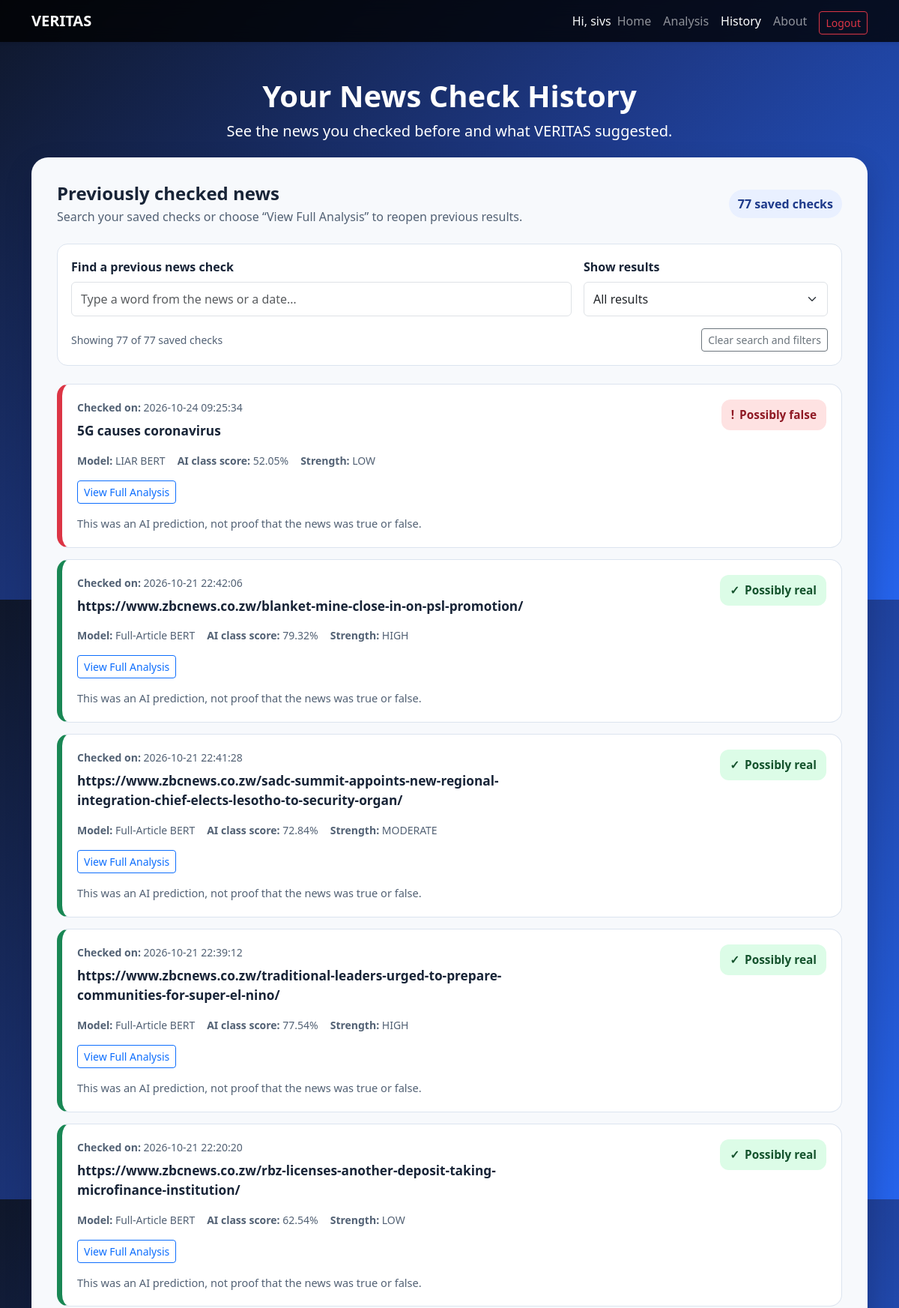
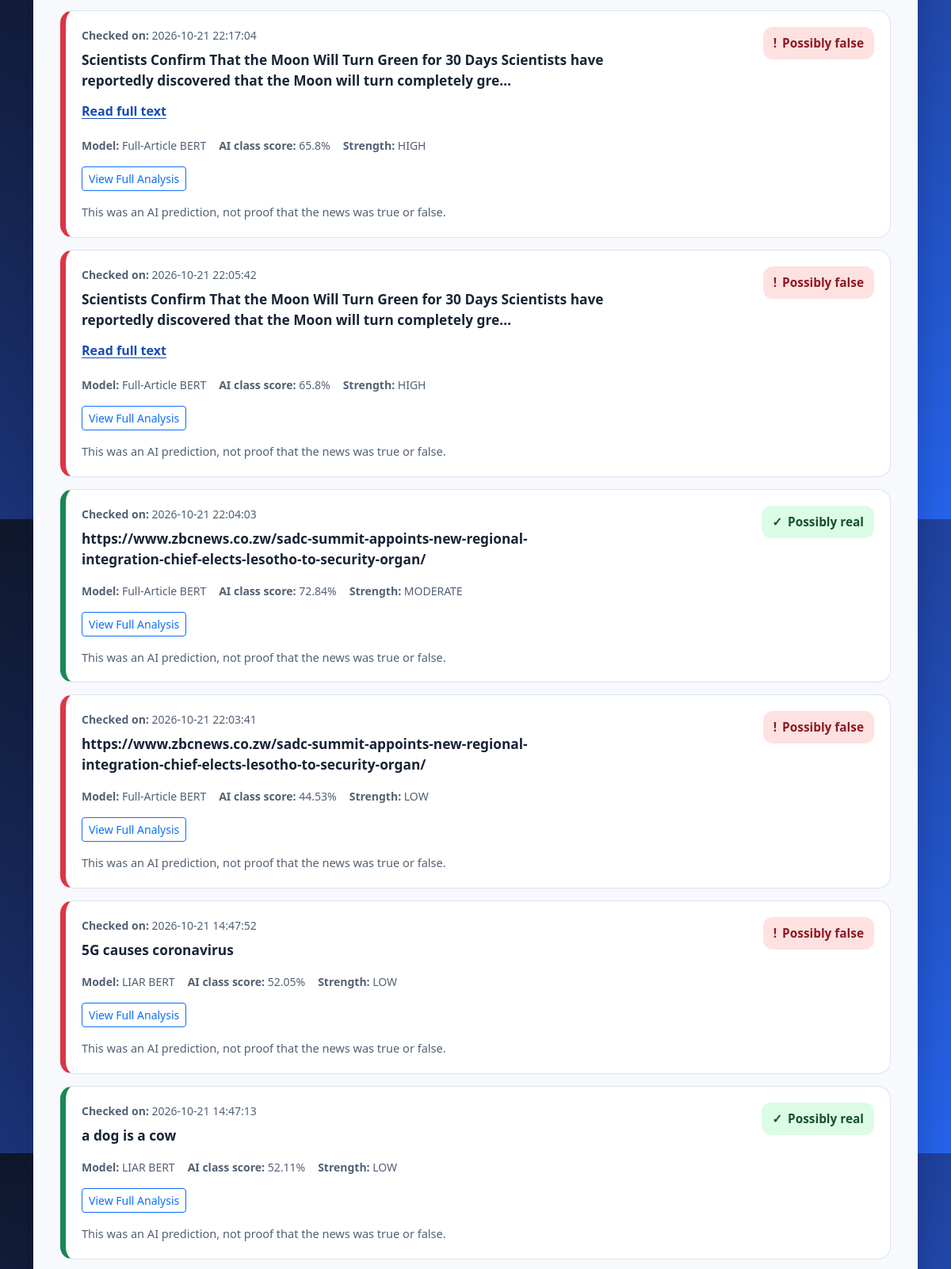
The page /history (signed in, upper part) on the database its author committed (2 pictures, top to bottom).
### app.py (models this page shows)
class User(UserMixin, db.Model):
    id = db.Column(db.Integer, primary_key=True)
    username = db.Column(
        db.String(80),
        unique=True,
        nullable=False
    )
    email = db.Column(
        db.String(120),
        unique=True,
        nullable=False
    )
    password_hash = db.Column(
        db.String(255),
        nullable=False
    )
    created_at = db.Column(
        db.DateTime,
        default=lambda: datetime.now(timezone.utc)
    )
    histories = db.relationship(
        "AnalysisHistory",
        backref="user",
        lazy=True,
        cascade="all, delete-orphan"
    )

class AnalysisHistory(db.Model):
    id = db.Column(db.Integer, primary_key=True)
    user_id = db.Column(
        db.Integer,
        db.ForeignKey("user.id"),
        nullable=False
    )
    input_type = db.Column(
        db.String(20),
        nullable=False
    )
    title = db.Column(
        db.String(500)
    )
    article_text = db.Column(
        db.Text
    )
    url = db.Column(
        db.Text
    )
    prediction = db.Column(
        db.String(20),
        nullable=False
    )
    confidence = db.Column(
        db.Float
    )
    prediction_strength = db.Column(
        db.String(20)
    )
    model_used = db.Column(
        db.String(100)
    )
    fact_check_result = db.Column(
        db.Text
    )
    explanation = db.Column(
        db.Text
    )
    created_at = db.Column(
        db.DateTime,
        default=lambda: datetime.now(timezone.utc)
    )
    result_data = db.Column(db.JSON, nullable=False)

### app.py (the view)
@app.route("/history")
@login_required
def history():
    entries = db.session.execute(
        db.select(AnalysisHistory)
        .filter_by(user_id=current_user.id)
        .order_by(AnalysisHistory.created_at.desc(), AnalysisHistory.id.desc())
    ).scalars().all()
    history_data = []
    for entry in entries:
        record = dict(entry.result_data["history"])
        context = current_history_context(entry)
        record.update(assessment_label=context["overall_assessment"]["label"],
                      assessment_headline=context["overall_assessment"]["headline"])
        record["id"] = entry.id
        record["article"] = entry.article_text
        words = (entry.article_text or "").split()
        record["article_preview"] = " ".join(words[:25]) + ("..." if len(words) > 25 else "")
        history_data.append(record)
    return render_template("history.html", history=history_data)

### app.py (called while the page is built)
@login_manager.user_loader
def load_user(user_id):
    try:
        return db.session.get(User, int(user_id))
    except (TypeError, ValueError):
        return None

### services/evidence_service.py (called while the page is built)
def normalize_claim(text):
    text = unicodedata.normalize("NFKC", str(text or "")).casefold()
    text = text.replace("’", "'")
    return " ".join(re.findall(r"[\w]+(?:[.'/-][\w]+)*|[%$€£¥+=<>°-]", text, flags=re.UNICODE))

def clean_words(text):
    return {word for word in normalize_claim(text).split() if word not in STOPWORDS}

def calculate_relevance(query, reviewed_claim):
    query_words, claim_words = clean_words(query), clean_words(reviewed_claim)
    if not query_words or not claim_words:
        return 0.0
    score = len(query_words & claim_words) / len(query_words)
    query_negation = query_words & NEGATIONS
    claim_negation = claim_words & NEGATIONS
    if query_negation != claim_negation:
        score *= 0.5
    return round(score, 2)

def relevance_label(score):
    return "HIGH" if score >= 0.60 else "MEDIUM" if score >= 0.30 else "LOW"

def same_claim(query, reviewed_claim):
    normalized = normalize_claim(query)
    relative_time = re.search(r"\b(today|tomorrow|yesterday|currently|now|latest|recently|this week|this month|this year|next week)\b", normalized)
    return bool(normalized and not relative_time and len(clean_words(query)) >= 2
                and normalized == normalize_claim(reviewed_claim))

def safe_public_url(url):
    if not isinstance(url, str) or len(url) > 3000:
        return None
    try:
        parts = urlsplit(url)
        hostname = (parts.hostname or "").lower()
        if (parts.scheme not in ("http", "https") or not hostname
                or parts.username or parts.password
                or hostname in ("localhost", "localhost.localdomain")
                or hostname.endswith((".local", ".internal"))):
            return None
        try:
            if not ipaddress.ip_address(hostname).is_global:
                return None
        except ValueError:
            if "." not in hostname:
                return None
        return url
    except ValueError:
        return None

### templates/history.html (shortened to what this page needs)
<!DOCTYPE html>
<html lang="en">
<head>
    <link href="https://cdn.jsdelivr.net/npm/bootstrap@5.3.8/dist/css/bootstrap.min.css" rel="stylesheet">
</head>
<body>
<nav class="navbar navbar-expand-lg bg-dark shadow-sm" data-bs-theme="dark" aria-label="Main navigation">
    <div class="container">
        <a class="navbar-brand fw-bold" href="/">VERITAS</a>
        <div class="collapse navbar-collapse" id="navbarSupportedContent">
            <ul class="navbar-nav ms-auto align-items-lg-center">
                <li class="nav-item ms-lg-3"><span class="navbar-text text-light">Hi, {{ current_user.username }}</span></li>
                <li class="nav-item"><a class="nav-link" href="/">Home</a></li>
                <li class="nav-item"><a class="nav-link" href="/analysis">Analysis</a></li>
                <li class="nav-item"><a class="nav-link active" aria-current="page" href="/history">History</a></li>
                <li class="nav-item"><a class="nav-link" href="/about">About</a></li>
                <li class="nav-item ms-lg-2"><a class="btn btn-outline-danger btn-sm mt-1" href="{{ url_for('logout') }}">Logout</a></li>
            </ul>
        </div>
    </div>
</nav>
<header class="container page-heading text-center">
    <h1 class="fw-bold">Your News Check History</h1>
    <p class="lead mb-0">See the news you checked before and what VERITAS suggested.</p>
</header>
<main class="container pb-5">
    <div class="surface">
        <div class="d-flex flex-wrap justify-content-between align-items-center gap-3 mb-4">
            <div>
                <h2 class="h4 fw-bold mb-1">Previously checked news</h2>
                <p class="muted mb-0">Search your saved checks or choose “View Full Analysis” to reopen previous results.</p>
            </div>
            <span class="count-chip">{{ history|length }} saved check{% if history|length != 1 %}s{% endif %}</span>
        </div>
        {% if history %}
        <div class="filter-bar mb-4">
            <div class="row g-3 align-items-end">
                <div class="col-md-8">
                    <label class="form-label fw-semibold" for="historySearch">Find a previous news check</label>
                    <input class="form-control" id="historySearch" type="search" placeholder="Type a word from the news or a date…" autocomplete="off">
                </div>
                <div class="col-md-4">
                    <label class="form-label fw-semibold" for="resultFilter">Show results</label>
                    <select class="form-select" id="resultFilter">
                        <option value="ALL">All results</option>
                    </select>
                </div>
            </div>
            <div class="d-flex flex-wrap align-items-center justify-content-between gap-2 mt-3">
                <p class="muted small mb-0" id="shownCount" role="status" aria-live="polite"></p>
                <button class="btn btn-outline-secondary btn-sm" type="button" id="resetFilters">Clear search and filters</button>
            </div>
        </div>
        <div id="historyEntries">
            {% for item in history %}
            {% set content = item.get('input', '') or '' %}
            {% set outcome = item.get('result', '') or '' %}
            <article class="entry history-entry" data-result="{{ outcome|upper if outcome|upper in ['REAL','FAKE'] else 'OTHER' }}">
                <div class="row g-3 align-items-start">
                    <div class="col-md-8 order-2 order-md-1">
                        <p class="small muted mb-2"><strong>Checked on:</strong> {{ item.get('time') or 'Date not available' }}</p>
                        <h3 class="entry-title">{{ content[:140] }}{% if content|length > 140 %}…{% endif %}{% if not content %}Saved news check{% endif %}</h3>
                        {% if content|length > 140 %}
                        <button class="action-link mt-2" type="button" data-bs-toggle="collapse" data-bs-target="#fullContent{{ loop.index }}" aria-expanded="false" aria-controls="fullContent{{ loop.index }}">Read full text</button>
                        {% endif %}
                    </div>
                    <div class="col-md-4 order-1 order-md-2 text-md-end">
                        {% if outcome|upper == 'REAL' %}
                        <span class="result-label real"><span aria-hidden="true">✓</span> Possibly real</span>
                        {% elif outcome|upper == 'FAKE' %}
                        <span class="result-label fake"><span aria-hidden="true">!</span> Possibly false</span>
                        {% else %}
                        <span class="result-label unknown"><span aria-hidden="true">?</span> No clear result</span>
                        {% endif %}
                    </div>
                </div>
                <div class="d-flex flex-wrap align-items-center gap-3 mt-3 mb-2 small muted">
                    {% if item.get('model_used') %}
                    <span><strong>Model:</strong> {{ item.get('model_used') }}</span>
                    {% endif %}
                    {% set confidence = item.get('fake_probability') if outcome|upper == 'FAKE' else item.get('real_probability') %}
                    {% if confidence is not none %}
                    <span><strong>AI class score:</strong> {{ confidence }}%</span>
                    {% endif %}
                    {% if item.get('prediction_strength') %}
                    <span><strong>Strength:</strong> {{ item.get('prediction_strength') }}</span>
                    {% endif %}
                </div>
                <a class="btn btn-outline-primary btn-sm mt-2" href="{{ url_for('history_detail', id=item['id']) }}">
                    View Full Analysis
                </a>
                <p class="entry-note mt-3 mb-0">This was an AI prediction, not proof that the news was true or false.</p>
            </article>
            {% endfor %}
        </div>
        {% else %}
        <div class="empty-state">
            <h2 class="h5 fw-bold">You haven't checked any news yet</h2>
            <p class="muted">When you check an article or headline, your saved results will appear here.</p>
            <a href="/" class="btn btn-primary">Check your first news story</a>
        </div>
        {% endif %}
    </div>
</main>
</body>
</html>

### templates/history.html (style rules this page uses)
:root { --blue:#1d4ed8; --ink:#182437; --muted:#526174; }
body { min-height:100vh; background:linear-gradient(135deg,#0f172a,#1e3a8a,#2563eb); font-family:'Segoe UI',Tahoma,sans-serif; color:white; }
.navbar { background:rgba(0,0,0,.78)!important; backdrop-filter:blur(10px); }
.page-heading { padding:48px 0 20px; }
.surface { background:#f7f9fc; color:var(--ink); border-radius:22px; padding:clamp(18px,3vw,34px); box-shadow:0 14px 36px rgba(2,9,30,.2); }
.muted { color:var(--muted); }
.filter-bar { background:white; border:1px solid #dce4ef; border-radius:14px; padding:18px; }
.form-control,.form-select { min-height:46px; }
.entry { border:1px solid #dce4ef; border-left:7px solid #95a1af; border-radius:16px; padding:20px; background:white; margin-bottom:15px; overflow-wrap:anywhere; }
.entry[data-result="REAL"] { border-left-color:#198754; }
.entry[data-result="FAKE"] { border-left-color:#dc3545; }
.entry-title { font-size:1.08rem; font-weight:700; line-height:1.5; margin:0; }
.result-label { display:inline-flex; align-items:center; gap:7px; border-radius:12px; padding:9px 13px; font-weight:750; font-size:.96rem; }
.result-label.real { background:#dcfce7; color:#14532d; }
.result-label.fake { background:#fee2e2; color:#8f1924; }
.entry-note { font-size:.91rem; color:#526174; }
.action-link { border:none; background:none; color:#174ab8; font-weight:650; padding:5px 0; text-decoration:underline; text-underline-offset:3px; }
.count-chip { background:#e9f0ff; color:#1e3a8a; padding:7px 12px; border-radius:999px; font-weight:650; }

### rows shown on the page
User: username "sivs"
AnalysisHistory: item "2026-10-24 09:25:34", article_text "5G causes coronavirus", shows "Possibly false", get "LIAR BERT", confidence "52.05", get "LOW"
AnalysisHistory: item "2026-10-21 22:42:06", url "https://www.zbcnews.co.zw/blanket-mine-close-in-on-psl-promotion/", shows "Possibly real", get "Full-Article BERT", confidence "79.32", get "HIGH"
AnalysisHistory: item "2026-10-21 22:41:28", url "https://www.zbcnews.co.zw/sadc-summit-appoints-new-regional-integration-chief-elects-lesotho-to-security-organ/", shows "Possibly real", get "Full-Article BERT", confidence "72.84", get "MODERATE"
AnalysisHistory: item "2026-10-21 22:39:12", url "https://www.zbcnews.co.zw/traditional-leaders-urged-to-prepare-communities-for-super-el-nino/", shows "Possibly real", get "Full-Article BERT", confidence "77.54", get "HIGH"
AnalysisHistory: item "2026-10-21 22:20:20", url "https://www.zbcnews.co.zw/rbz-licenses-another-deposit-taking-microfinance-institution/", shows "Possibly real", get "Full-Article BERT", confidence "62.54", get "LOW"
AnalysisHistory: item "2026-10-21 22:17:04", content "Scientists Confirm That the Moon Will Turn Green for 30 Days Scientists have reportedly discovered that the Moon will turn completely gre", shows "Possibly false", get "Full-Article BERT", confidence "65.8", get "HIGH"
AnalysisHistory: item "2026-10-21 22:05:42", content "Scientists Confirm That the Moon Will Turn Green for 30 Days Scientists have reportedly discovered that the Moon will turn completely gre", shows "Possibly false", get "Full-Article BERT", confidence "65.8", get "HIGH"
AnalysisHistory: item "2026-10-21 22:04:03", url "https://www.zbcnews.co.zw/sadc-summit-appoints-new-regional-integration-chief-elects-lesotho-to-security-organ/", shows "Possibly real", get "Full-Article BERT", confidence "72.84", get "MODERATE"
AnalysisHistory: item "2026-10-21 22:03:41", article_text "https://www.zbcnews.co.zw/sadc-summit-appoints-new-regional-integration-chief-elects-lesotho-to-security-organ/", shows "Possibly false", get "Full-Article BERT", confidence "44.53", get "LOW"
AnalysisHistory: item "2026-10-21 14:47:52", article_text "5G causes coronavirus", shows "Possibly false", get "LIAR BERT", confidence "52.05", get "LOW"
AnalysisHistory: item "2026-10-21 14:47:13", article_text "a dog is a cow", shows "Possibly real", get "LIAR BERT", confidence "52.11", get "LOW"

### other values the page prints
{{ history|length }} "77"
